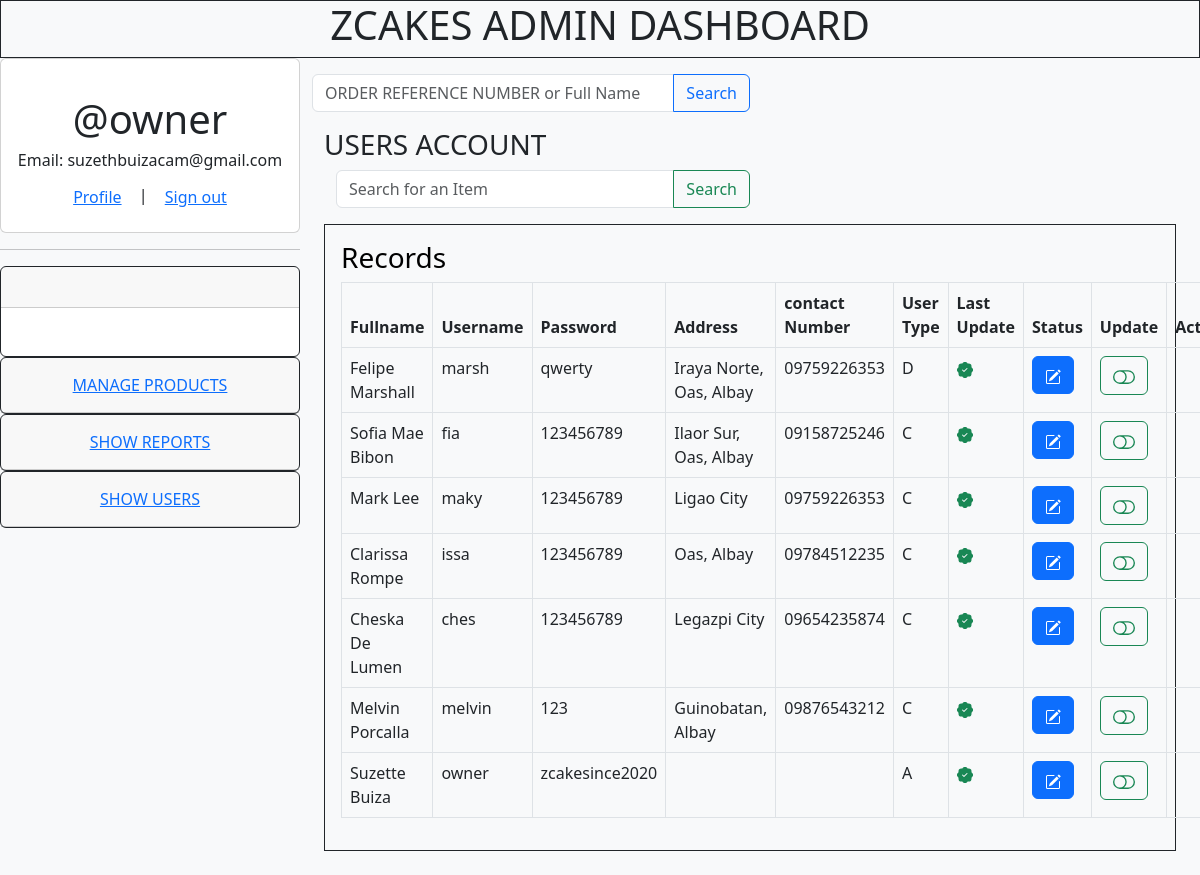
/admin/index.php?user (signed in), run on the app's committed database.
### tables this page shows
CREATE TABLE `z_user` (
  `user_id` int(11) NOT NULL,
  `name` varchar(255) NOT NULL,
  `username` varchar(255) NOT NULL,
  `email` varchar(255) NOT NULL,
  `address` varchar(255) NOT NULL,
  `phone` varchar(11) NOT NULL,
  `password` varchar(255) NOT NULL,
  `user_type` char(1) NOT NULL DEFAULT 'C' COMMENT 'C = Customer/A = Admin / D = Courier',
  `user_status` char(1) NOT NULL DEFAULT 'A' COMMENT 'A = Active/I = Inactive'
);

### sql_utilities.php (called while the page is built, shortened)
<?php
function query($conn, $sql, $params = array()){
        $stmt=mysqli_stmt_init($conn);
        if(mysqli_stmt_prepare($stmt, $sql)){
            $cnt_p = count($params);
            if(mysqli_stmt_execute($stmt)){
                 $resultData = mysqli_stmt_get_result($stmt);
                 if(!empty($resultData)){
                      $arr=array();
                      while($row = mysqli_fetch_assoc($resultData)){
                          array_push($arr,$row);
                      }
                      return $arr;
                 }
                  else{
                     return true;
                 }
            }
            else{
               return false;
            }
        }
        return false;
    }

### admin/view_user.php (the view, shortened to what this page needs)
<!DOCTYPE html>
<html>
<head>
    <link rel="stylesheet" href="../bootstrap/css/bootstrap.css">
</head>
<body class="bg-dark text-light">
    <div class="container-fluid bg-light text-dark">
        <div class="row">
            <div class="col-12">
                <h3 class="display">
                    USERS ACCOUNT
                </h3>
    <div class="container">
        <div class="row">
            <form action="" method="POST">
                <div class="input-group mb-3 w-50">
                    <input type="search" placeholder="Search for an Item" name="searchkey" class="form-control" />
                    <button class="btn btn-outline-success" type="submit">Search</button>
                </div>
            </form>
            <div class="col-12 p-3 mb-2 bg-transparent border border-dark" style="color: black;">
               <h3>Records</h3>
                <?php
                    if (isset($_POST['searchkey'])) {
                    $searchkey = $_POST['searchkey'];
                    $userlist = query($conn, "select user_id
                                        , name
                                        , email
                                        , username
                                        , password
                                        , address
                                        , phone
                                        , user_type
                                        , user_status
                                        FROM z_user
                                        WHERE name LIKE '%{$searchkey}%'
                                        ORDER BY user_status, user_type DESC");
                    }else{
                        $userlist = query($conn, "select user_id
                                        , name
                                        , email
                                        , username
                                        , password
                                        , address
                                        , phone
                                        , user_type
                                        , user_status
                                        FROM z_user
                                        ORDER BY user_status, user_type DESC");
                    }
                        echo "<table class='table table-bordered'>";
                        echo "<thead>";
                            echo "<th>Fullname</th>";
                            echo "<th>Username</th>";
                            echo "<th>Password</th>";
                            echo "<th>Address</th>";
                            echo "<th>contact Number</th>";
                            echo "<th>User Type</th>";
                            echo "<th>Last Update</th>";
                            echo "<th>Status</th>";
                            echo "<th>Update</th>";
                            echo "<th>Action</th>";
                        echo "</thead>";
                    foreach($userlist as $key => $row){
                        echo "<tr>";
                            echo "<td>" . $row['name'] .  "</td>";
                            echo "<td>" . $row['username'] . "</td>";
                            echo "<td>" . $row['password'] . "</td>";
                            echo "<td>" . $row['address'] . "</td>";
                            echo "<td>" . $row['phone'] . "</td>";
                            echo "<td>" . $row['user_type'] . "</td>";
                            $active="<span class='text-success'><svg xmlns='http://www.w3.org/2000/svg' width='16' height='16' fill='currentColor' class='bi bi-patch-check-fill' viewBox='0 0 16 16'>
  <path d='M10.067.87a2.89 2.89 0 0 0-4.134 0l-.622.638-.89-.011a2.89 2.89 0 0 0-2.924 2.924l.01.89-.636.622a2.89 2.89 0 0 0 0 4.134l.637.622-.011.89a2.89 2.89 0 0 0 2.924 2.924l.89-.01.622.636a2.89 2.89 0 0 0 4.134 0l.622-.637.89.011a2.89 2.89 0 0 0 2.924-2.924l-.01-.89.636-.622a2.89 2.89 0 0 0 0-4.134l-.637-.622.011-.89a2.89 2.89 0 0 0-2.924-2.924l-.89.01-.622-.636zm.287 5.984-3 3a.5.5 0 0 1-.708 0l-1.5-1.5a.5.5 0 1 1 .708-.708L7 8.793l2.646-2.647a.5.5 0 0 1 .708.708z'/>
</svg> </span>";
                            $inactive="<span class='text-secondary'><svg xmlns='http://www.w3.org/2000/svg' width='16' height='16' fill='currentColor' class='bi bi-patch-minus' viewBox='0 0 16 16'>
  <path fill-rule='evenodd' d='M5.5 8a.5.5 0 0 1 .5-.5h4a.5.5 0 0 1 0 1H6a.5.5 0 0 1-.5-.5z'/>
  <path d='m10.273 2.513-.921-.944.715-.698.622.637.89-.011a2.89 2.89 0 0 1 2.924 2.924l-.01.89.636.622a2.89 2.89 0 0 1 0 4.134l-.637.622.011.89a2.89 2.89 0 0 1-2.924 2.924l-.89-.01-.622.636a2.89 2.89 0 0 1-4.134 0l-.622-.637-.89.011a2.89 2.89 0 0 1-2.924-2.924l.01-.89-.636-.622a2.89 2.89 0 0 1 0-4.134l.637-.622-.011-.89a2.89 2.89 0 0 1 2.924-2.924l.89.01.622-.636a2.89 2.89 0 0 1 4.134 0l-.715.698a1.89 1.89 0 0 0-2.704 0l-.92.944-1.32-.016a1.89 1.89 0 0 0-1.911 1.912l.016 1.318-.944.921a1.89 1.89 0 0 0 0 2.704l.944.92-.016 1.32a1.89 1.89 0 0 0 1.912 1.911l1.318-.016.921.944a1.89 1.89 0 0 0 2.704 0l.92-.944 1.32.016a1.89 1.89 0 0 0 1.911-1.912l-.016-1.318.944-.921a1.89 1.89 0 0 0 0-2.704l-.944-.92.016-1.32a1.89 1.89 0 0 0-1.912-1.911l-1.318.016z'/>
</svg></span>";
                            echo "<td>" . ($row['user_status']=='A'? $active :$inactive) . "</td>";
                            echo "<td> <a href='view_user_submit.php?password=" . $row['password'] . "&username=" . $row['username'] . "&email=" . $row['email'] . "&name=" . $row['name'] . "&user_id=" . $row['user_id'] . "&address=" . $row['address'] . "&phone=" . $row['phone'] . "&user_type=" . $row['user_type'] . "'>
                                    <button class='btn btn-primary'><svg xmlns='http://www.w3.org/2000/svg' width='16' height='16' fill='currentColor' class='bi bi-pencil-square' viewBox='0 0 16 16'><path d='M15.502 1.94a.5.5 0 0 1 0 .706L14.459 3.69l-2-2L13.502.646a.5.5 0 0 1 .707 0l1.293 1.293zm-1.75 2.456-2-2L4.939 9.21a.5.5 0 0 0-.121.196l-.805 2.414a.25.25 0 0 0 .316.316l2.414-.805a.5.5 0 0 0 .196-.12l6.813-6.814z'/><path fill-rule='evenodd' d='M1 13.5A1.5 1.5 0 0 0 2.5 15h11a1.5 1.5 0 0 0 1.5-1.5v-6a.5.5 0 0 0-1 0v6a.5.5 0 0 1-.5.5h-11a.5.5 0 0 1-.5-.5v-11a.5.5 0 0 1 .5-.5H9a.5.5 0 0 0 0-1H2.5A1.5 1.5 0 0 0 1 2.5v11z'/></svg></button></a></td>";
                            if ($row['user_status'] == 'A') {
                                echo "<td><a href='view_user_delete.php?user_id=". $row['user_id'] .
                                "' class='btn btn-outline-success'><svg xmlns='http://www.w3.org/2000/svg' width='22' height='22' fill='currentColor' class='bi bi-toggle-off' viewBox='0 0 16 16'><path d='M11 4a4 4 0 0 1 0 8H8a4.992 4.992 0 0 0 2-4 4.992 4.992 0 0 0-2-4h3zm-6 8a4 4 0 1 1 0-8 4 4 0 0 1 0 8zM0 8a5 5 0 0 0 5 5h6a5 5 0 0 0 0-10H5a5 5 0 0 0-5 5z'/></svg></a></td>";
                            }
                        echo "</tr>";
                    }
                    echo "</table>";
                ?>
            </div>
        </div>
    </div>
</body>
</html>

### admin/index.php (style rules this page uses)
body { background-image: url('../images/ZCAKES.gif'); background-attachment: fixed; overflow: auto; background-size: cover; background-position: center; background-repeat: repeat; height: 100% }

### data on the page
z_user: name "Felipe Marshall", username "marsh", password "qwerty", address "Iraya Norte, Oas, Albay", phone "09759226353", user_type "D"
z_user: name "Sofia Mae Bibon", username "fia", password "123456789", address "Ilaor Sur, Oas, Albay", phone "09158725246", user_type "C"
z_user: name "Mark Lee", username "maky", password "123456789", address "Ligao City", phone "09759226353", user_type "C"
z_user: name "Clarissa Rompe", username "issa", password "123456789", address "Oas, Albay", phone "09784512235", user_type "C"
z_user: name "Cheska De Lumen", username "ches", password "123456789", address "Legazpi City", phone "09654235874", user_type "C"
z_user: name "Melvin Porcalla", username "melvin", password "123", address "Guinobatan, Albay", phone "09876543212", user_type "C"
z_user: name "Suzette Buiza", username "owner", password "zcakesince2020", user_type "A"

### other printed values
$_SESSION['user']['username'] "owner"
$_SESSION['user']['email'] "suzethbuizacam@gmail.com"
